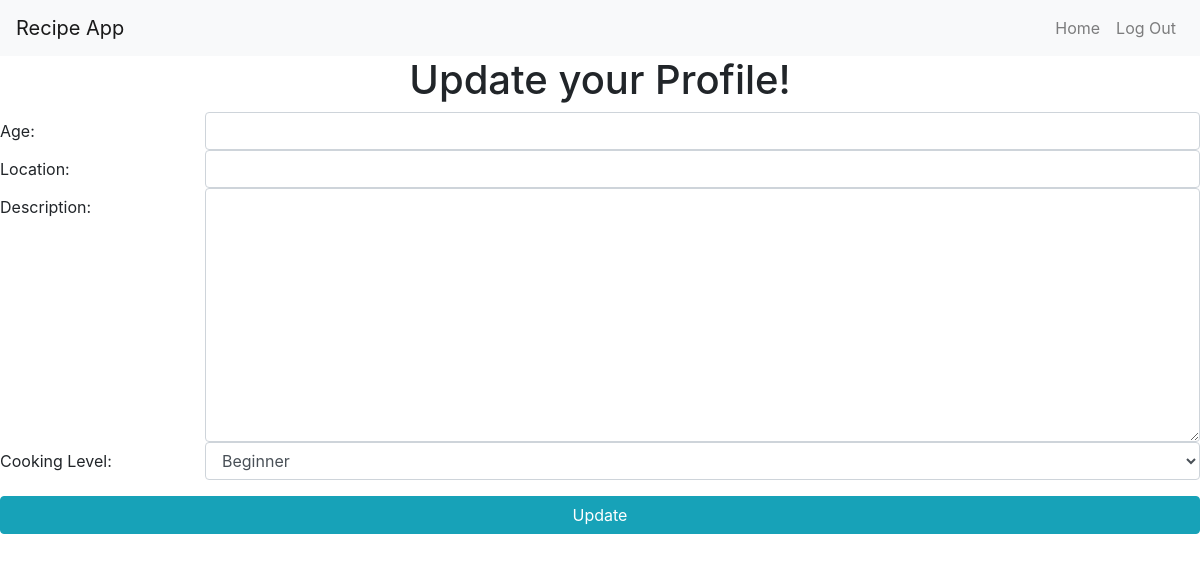
/update_profile (signed in), run on an earlier commit of the app's database.
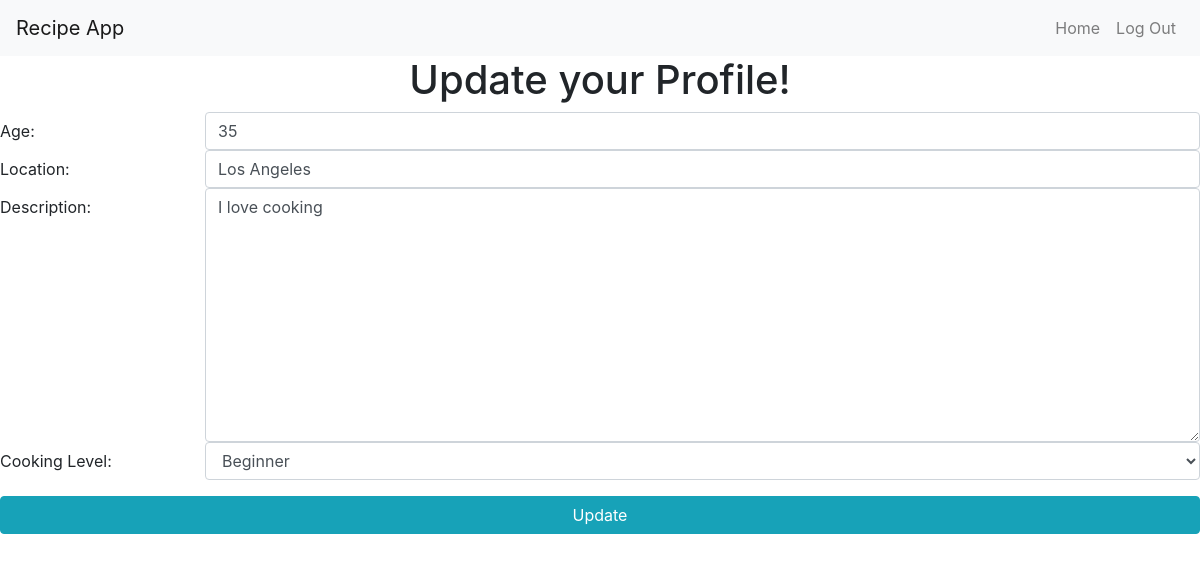
And on a later commit of the database.
### main/models.py (models this page shows)
class Profile(models.Model):
    age= models.IntegerField()
    location= models.CharField(max_length=45)
    desc= models.CharField(max_length=255)
    cooking_level= models.CharField(max_length=45)
    user= models.ForeignKey(User, related_name="profile", on_delete=models.CASCADE)

### main/views.py (the view)
# urls.py: path('update_profile', views.update_profile),
def update_profile(request):
    origin= User.objects.get(email=request.session['user'])
    context = {
        'user': origin,
        'user_profile': origin.profile.first()
    }
    return render(request, 'update_form.html', context)

### main/templates/update_form.html (shortened to what this page needs)
{% extends 'base.html' %} {% block content %}
<div class="d-flex flex-column align-items-center">
  <h1>Update your Profile!</h1>
  <form action="/addUpdate" method="POST">
    <div class="form-group row">
      <label for="age" class="col-sm-2 col-form-label">Age: </label>
      <div class="col-sm-10">
        <input
          type="number"
          name="age"
          id="age"
          value="{{user_profile.age}}"
          class="form-control"
        />
      </div>
      <br />
      <label for="location" class="col-sm-2 col-form-label">Location: </label>
      <div class="col-sm-10">
        <input
          type="text"
          name="location"
          id="location"
          value="{{user_profile.location}}"
          class="form-control"
        />
      </div>
      <br />
      <label for="desc" class="col-sm-2 col-form-label">Description: </label>
      <br />
      <div class="col-sm-10">
        <textarea name="desc" id="desc" cols="30" rows="10" class="form-control">
{{user_profile.desc}}</textarea
        >
      </div>
      <br />
      <label for="cooking_level" class="col-sm-2 col-form-label"
        >Cooking Level:
      </label>
      <div class="col-sm-10">
        <select name="cooking_level" id="cooking_level" class="form-control">
          <option value="beginner">Beginner</option>
        </select>
      </div>
      <br />
    </div>
    <button type="submit" class="btn btn-info btn-block">Update</button>
  </form>
</div>
{% endblock %}

What changed in the data, as far as the page shows it:
added Profile: age "35", location "Los Angeles", desc "I love cooking"
